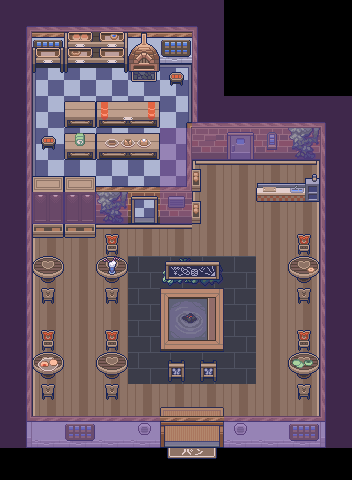

A 2D game scene composited from a Tiled map and its tileset images. What follows is a short description and the map's XML, with each tile layer's data collapsed to a summary:
An orthogonal 11x15 tile map with 32x32 px tiles, 5 tile layers (Capa de patrones 1, Capa de patrones 2, Capa de patrones 3, Capa de patrones 4, ...), 3 tilesets.

<map version="1.5" tiledversion="1.6.0" orientation="orthogonal" renderorder="right-down" width="11" height="15" tilewidth="32" tileheight="32" infinite="0" nextlayerid="10" nextobjectid="1">
 <properties>
  <property name="Navigation" type="int" value="1" />
  <property name="drawable" type="int" value="0" />
 </properties>
 <tileset firstgid="1" name="rest" tilewidth="32" tileheight="32" tilecount="270" columns="18">
  <image source="rest.png" width="576" height="480" />
 </tileset>
 <tileset firstgid="271" name="blackrest" tilewidth="32" tileheight="32" tilecount="192" columns="16">
  <image source="blackRest.png" width="512" height="384" />
 </tileset>
 <tileset firstgid="463" name="Collision" tilewidth="32" tileheight="32" tilecount="1" columns="1">
  <image source="collision.png" width="32" height="32" />
 </tileset>
 <layer id="1" name="Capa de patrones 1" width="11" height="15">
  <data>[165 cells, 142 non-empty, 33 distinct tile ids]</data>
 </layer>
 <layer id="3" name="Capa de patrones 2" width="11" height="15">
  <data>[165 cells, 76 non-empty, 47 distinct tile ids]</data>
 </layer>
 <layer id="4" name="Capa de patrones 3" width="11" height="15">
  <data>[165 cells, 7 non-empty, 6 distinct tile ids]</data>
 </layer>
 <layer id="5" name="Capa de patrones 4" width="11" height="15">
  <data>[165 cells, 6 non-empty, 6 distinct tile ids]</data>
 </layer>
 <layer id="8" name="Collision" width="11" height="15" opacity="0.5">
  <properties>
   <property name="Navigation" type="int" value="1" />
   <property name="drawable" type="int" value="0" />
  </properties>
  <data>[165 cells, 54 non-empty, 1 distinct tile ids]</data>
 </layer>
</map>
